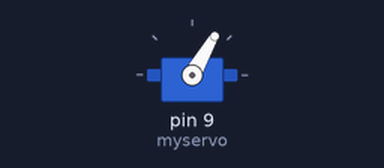
Bench run of a sketch on a simulated Arduino Uno, built with avr-gcc and run on an emulated ATmega328P. On the bench: servo.

Above: at 0.05 s.
At 1.05 s:
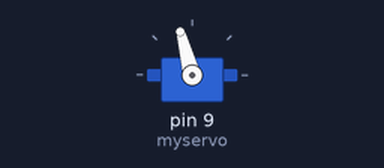
At 1.5 s:
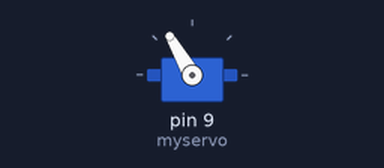
At 2.1 s:
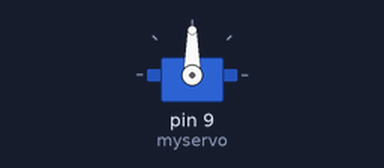
Timing chart, 0 to 5.5 s (numbered marks = the images above):
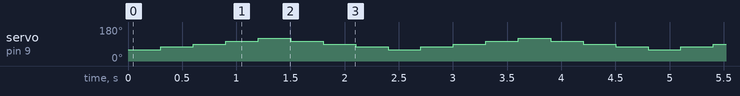

The sketch:

Servo_Calibration.ino
```cpp
#include <Servo.h>
    Servo myservo;  // create servo object to control a servo

    void setup() {
      myservo.attach(9);  // attaches the servo on pin 3
    }
    void loop() {

       int i;
       for(i=60; i < 120; i=i+15){
       myservo.write(i);   // tell servo to go to position in 90
       delay(300);      // waits 15ms
       }

       for(i=120; i > 60; i=i-15){
       myservo.write(i);   // tell servo to go to position in 90
       delay(300);      // waits 15ms
       }
    }
```

Measured:
- by itself, servo on pin 9 (myservo): repeats every 2.4 s: 90° 0.30 s, 105° 0.30 s, 120° 0.30 s, 105° 0.30 s, 90° 0.30 s, 75° 0.30 s, 60° 0.30 s, 75° 0.30 s
